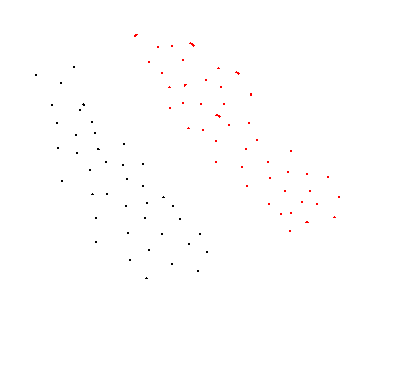
#> input picture 1-Perceptron/Imagen.bmp, 393 x 379 px
$ python main.py
#> lines starting #> are read from the running program, lines starting #| are printed output that depends on the picture
### 1-Perceptron/ImagenPuntos.py
# -*- coding: utf-8 -*-
"""
Created on Tue Aug 22 15:28:31 2017

@author: Waldo Hasperué
"""

# -*- coding: utf-8 -*-
"""
Created on Oct 24 2020

@author: Waldo Hasperué
"""

import numpy as np
from matplotlib.pyplot import imread


def AbrirImagen(archivo):
#> called with archivo = 'Imagen.bmp'
    datos = np.array(imread(archivo))
#> datos is the input picture: shape (379, 393, 4); mean R, G, B, A 254.7, 254.3, 254.3, 255
    sh=np.shape(datos)
#> sh = (379, 393, 4)
    datos2 = []
    for i in range(sh[0]):
        for j in range(sh[1]):
            color = sum(datos[i][j])
            ok=False
            if(color==255): #Negro
                color=0
                ok=True
            if(color==510): #Rojo
                color=1
                ok=True
            if(ok):
                datos2.append([j, 1000 - i, color])
#> after the loop, datos2 = 381 items, first 6: [135, 966, 1], [136, 966, 1], [137, 966, 1], [134, 965, 1], [135, 965, 1], [136, 965, 1]
                #datos2.append(color)
    return np.array(datos2)


# [3 lines that do not run on import are left out]

### 1-Perceptron/perceptron.py
# -*- coding: utf-8 -*-
"""
Created on Fri Aug 18 09:49:37 2017

@author: Waldo Hasperué

Función train
-------------
Parámetros:
       P: es la matriz con los datos de los patrones con los cuales
           entrenar el perceptrón. Los ejemplos deben estar en filas.
       T: es un vector con la clase esperada para cada ejemplo. Los
           valores de las clases deben ser 0 (cero) y 1 (uno)
       alfa: velocidad de aprendizaje
       max_itera: la cantidad máxima de iteraciones en las cuales se va a
           ejecutar el algoritmo
       dibujar: si vale True (y los datos son en dos dimensiones) dibuja los
           datos y la recta discriminante.

Devuelve:
       W: la matriz de pesos W del percpetrón entrenado
       b: valor del bias (W0) del perceptrón entrenado
       ite: número de iteraciones ejecutadas durante el algoritmo. Si
           devuelve el mismo valor que MAX_ITERA es porque no pudo finalizar
           con el entrenamiento

Ejemplo de uso:
       [W, b, ite] = train(P, T, 0.25, 250, True);

*******************************************************************************

Función plot
-------------
Parámetros:
       P: es una matriz con los datos de los patrones con los cuales
           entrenar el perceptrón. Los ejemplos deben estar en filas.
       T: es un vector con la clase esperada para cada ejemplo. Los
           valores de las clases deben ser 0 (cero) y 1 (uno)
       W: la matriz de pesos W del percpetrón entrenado
       b: valor del bias (W0) del perceptrón entrenado
       title: (Opcional) el título del gráfico

Ejemplo de uso:
       plot(P, T, W, b);


"""

import numpy as np
import matplotlib.pyplot as plt

def plot(P, T, W, b, title=""):
    plt.clf()

    #ceros
    x0=[]
    y0=[]
    x1=[]
    y1=[]
    for i in range(len(T)):
        if T[i] == 0:
            x0.append(P[i, 0])
            y0.append(P[i, 1])
        else:
            x1.append(P[i, 0])
            y1.append(P[i, 1])

    plt.scatter(x0, y0, marker='+', color='b')
    plt.scatter(x1, y1, marker='o', color='g')

    #ejes
    minimos = np.min(P, axis=0)
    maximos = np.max(P, axis=0)
    diferencias = maximos - minimos
    minimos = minimos - diferencias * 0.1
    maximos = maximos + diferencias * 0.1
    plt.axis([minimos[0], maximos[0], minimos[-1], maximos[1]])
    plt.axis('off')

    #recta discriminante
    m = W[0,0] / W[0,1] * -1
    n = b / W[0,1] * -1
    x1 = minimos[0]
    y1 = x1 * m + n
    x2 = maximos[0]
    y2 = x2 * m + n
    plt.plot([x1, x2],[y1, y2], color='r')

    plt.title(title)

    plt.draw()
    plt.pause(0.0001)

def train(P, T, alfa, max_itera, dibujar):

    (cant_patrones, cant_atrib) = P.shape
    W = np.random.rand(1, cant_atrib)
    b = np.random.rand()

    ite = 0
    otra_vez = True

    plt.ion()
    plt.show()

    while ((ite <= max_itera) and otra_vez):
        otra_vez = False
        ite = ite + 1

        for patr in range(cant_patrones):
            salida = b + W.dot(P[patr, :][np.newaxis].T)
            if salida >= 0:
                salida = 1
            else:
                salida = 0

            factor = alfa * (T[patr] - salida)
            if (factor != 0):
                otra_vez = True
                W = W + factor * P[patr, :][np.newaxis]
                b = b + factor


        if dibujar and (cant_atrib == 2):
            plot(P, T, W, b, 'Iteración: ' + str(ite))

    if dibujar and (cant_atrib == 2):
        plot(P, T, W, b, 'Iteración: ' + str(ite))

    return (W, b, ite)

### 1-Perceptron/main.py
from perceptron import train, plot
from ImagenPuntos import AbrirImagen


file_path = "Imagen.bmp"

X = AbrirImagen(file_path)
#> X = 381 rows, first 8: [135, 966, 1], [136, 966, 1], [137, 966, 1], [134, 965, 1], [135, 965, 1], [136, 965, 1], [134, 964, 1], [135, 964, 1]
column_count = 3;

T = X[:, column_count - 1]
#> T = 381 values, max 1 at index 0, min 0 at index 36, mean 0.562
P = X[:, 0:(column_count - 1)]
#> P = 381 pairs, first value 35 to 339, second value 722 to 966

alfa = 0.1
max_ite = 300

(W, b, ite) = train(P, T, alfa, max_ite, True)
#> the loop in train, `while ((ite <= max_itera) and otra_vez):` made 301 passes
#> pass 1, in plot, `plt.pause(0.0001)`:
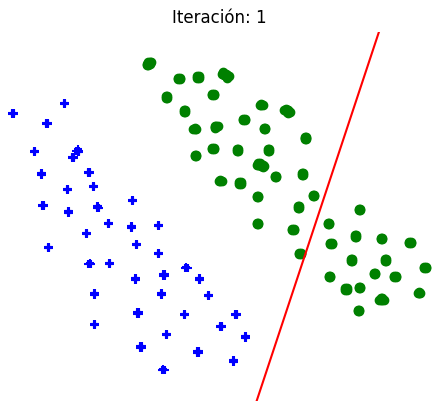
#> figure drawn by matplotlib, 1 panel
#> pass 2, in plot (call 2), `plt.pause(0.0001)`:
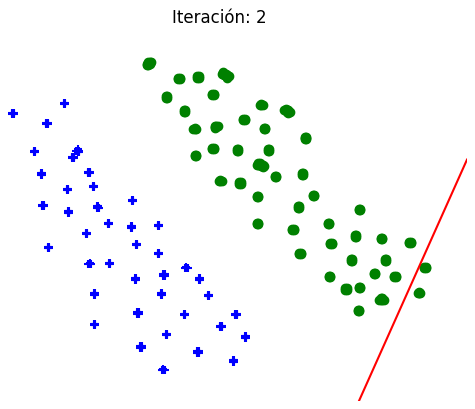
#> figure drawn by matplotlib, 1 panel
#> after the loop in train, `while ((ite <= max_itera) and otra_vez):`: W = [[759.9, -277.7]]; b = -8.2; ite = 301
#> W = [[759.9, -277.7]]; b = -8.2; ite = 301
print(ite)
#| 301

plot(P, T, W, b)
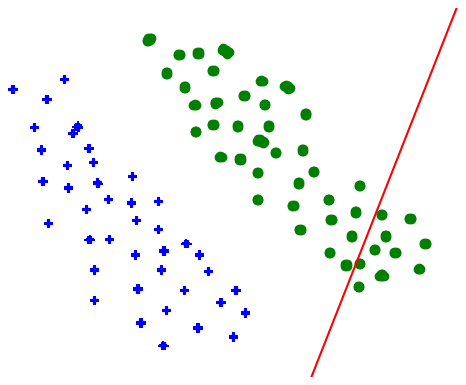
#> figure drawn by matplotlib, 1 panel
